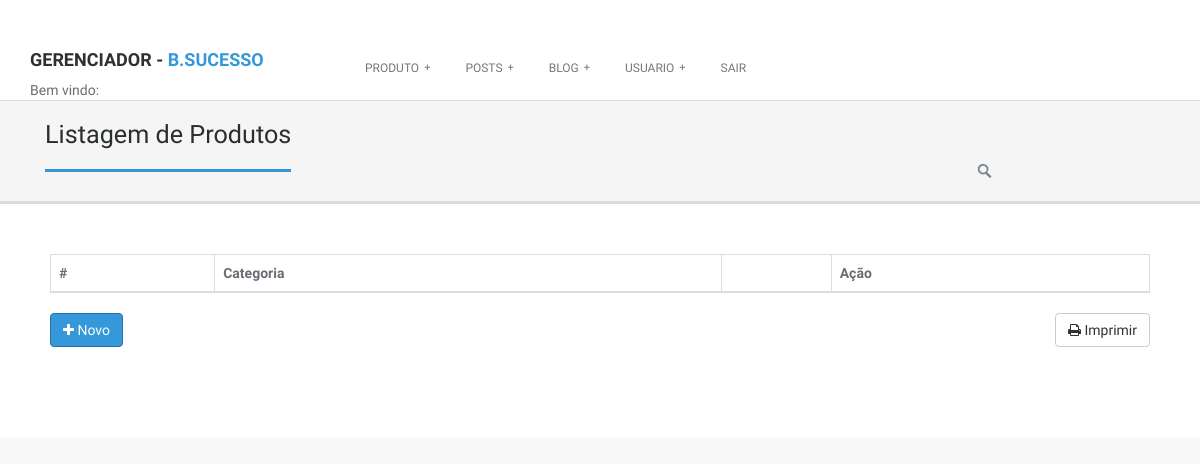
Before: /gerenciador.php?pagina=listposts with the older database file.
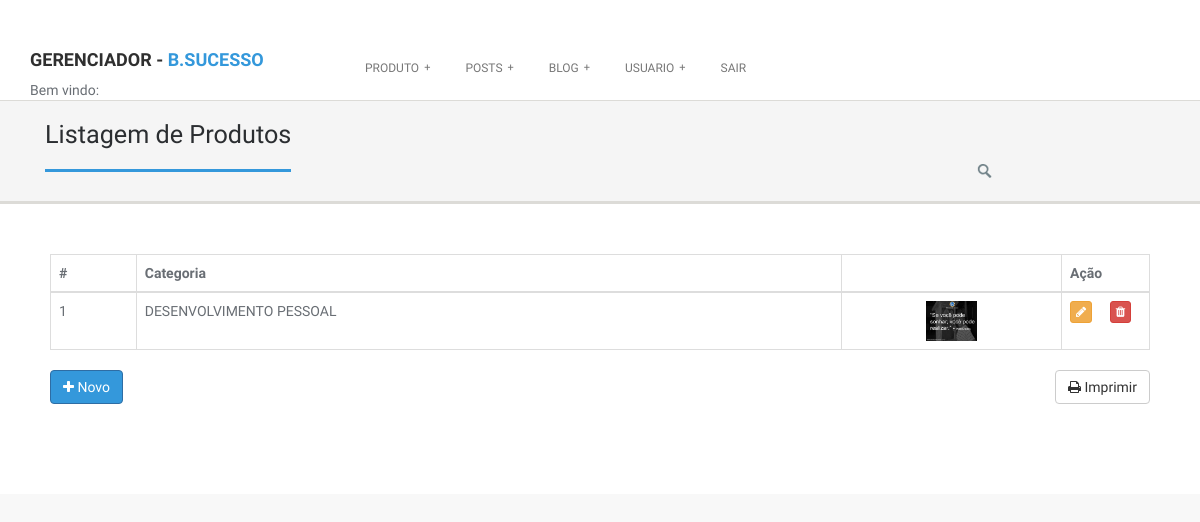
After: the same page with the newer database file.
### tables this page shows
CREATE TABLE `posts` (
  `idposts` int(11) NOT NULL AUTO_INCREMENT,
  `linkimage` varchar(200) NOT NULL,
  `fkcategoria` int(11) NOT NULL,
  PRIMARY KEY (`idposts`)
);

CREATE TABLE `categoria` (
  `idcategoria` int(11) NOT NULL AUTO_INCREMENT,
  `nmcategoria` varchar(50) NOT NULL,
  `descategoria` varchar(250) DEFAULT NULL,
  PRIMARY KEY (`idcategoria`)
);

### class/listarPosts.class.php (the view, shortened to what this page needs)
<?PHP
function listar($limit){
	include ("mysql.class.php");
	$query		= mysqli_query( $conn,"select idposts,linkimage, nmcategoria
								from posts
								inner join categoria as cat on cat.idcategoria = posts.fkcategoria LIMIT 0 , $limit") or die (mysqli_error ($conn));
	for( $i = 0; mysqli_num_rows( $query ) > $i ; $i++ ){
		$result	= mysqli_fetch_array($query);
		$html = '
						<tr>
                        <td>'.$result["idposts"].'</td>
                        <td >'.$result["nmcategoria"].'</td>
						<td width="20%" align="center"> <img  src="img/posts/'.$result["linkimage"].'" width="25%" >  </td>
						<td width="8%">
				<button type="button" class="btn btn-xs btn-warning" data-toggle="modal"
				data-target="#exampleModal'.$result["idposts"].'" ><i class="fa fa-pencil" title="EDITAR"></i></button>
				<button type="button" class="btn btn-xs btn-danger" data-toggle="modal"
				data-target="#excluirModal'.$result["idposts"].'" ><i class="fa fa-trash" title="EXCLUIR"></i></button>
			</td>
                         </tr>
		<div class="modal fade" id="exampleModal'.$result["idposts"].'" tabindex="-1" role="dialog" aria-labelledby="exampleModalLabel">
					<input type="text" class="form-control" id="nmcategoria" name="nmcategoria" value="'.$result["nmcategoria"].'">
				 <img class="aligncenter" width="40%" height="90%" src="img/posts/'.$result["linkimage"].'" alt="">
					<input type="hidden" class="form-control" id="idposts"  name="idposts" value="'.$result["idposts"].'">
		</div>
		<div class="modal fade" id="excluirModal'. $result["idposts"].'" tabindex="-1" role="dialog" aria-labelledby="exampleModalLabel">
					<input type="text" class="form-control" id="idposts" name="idposts" value="'.$result["idposts"].'" disabled>
				 <img class="aligncenter" width="40%" height="90%" src="img/posts/'.$result["linkimage"].'" alt="">
					<input type="hidden" class="form-control" id="idposts"  name="idposts" value="'.$result["idposts"].'">
		</div>
		';
		echo $html;
	}
}
?>

Changed rows visible on the page:
added posts: idposts "1", categoria.nmcategoria "DESENVOLVIMENTO PESSOAL", linkimage (picture)
